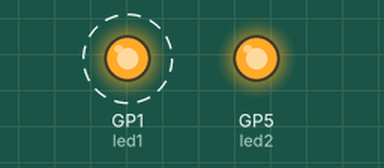
Bench run of a program on a simulated Raspberry Pi Pico running MicroPython. On the bench: output pins drawn as LEDs (lit = HIGH). Dashed ring = blinking. Threads take turns every 2 ms.

Above: at 0.2 s.
At 5.2 s:
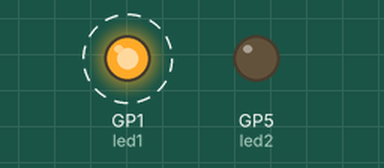
Timing chart, 0 to 6.9 s (numbered marks = the images above):
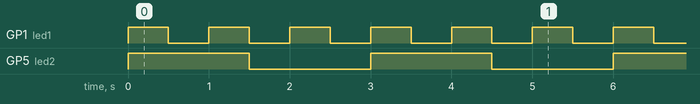

Measured:
- by itself, GP1 (led1): alternates HIGH for 0.50 s and LOW for 0.50 s
- by itself, GP5 (led2): alternates HIGH for 1.5 s and LOW for 1.5 s
- by itself, everything shown: repeats every 3.0 s, in 8 steps

The program:

thread.py
```python
# This code was written by Juhyun Kim.
import time
import machine
from machine import Pin
import _thread

# LED 핀 설정
led1 = Pin(1, Pin.OUT)
led2 = Pin(5, Pin.OUT)

# 첫 번째 LED 깜빡이기 (메인 코어에서 실행됨)
def blink_led1():
    while True:
        led1.toggle()
        time.sleep(0.5)

# 두 번째 LED 깜빡이기 (다른 코어에서 실행됨)
def blink_led2():
    while True:
        led2.toggle()
        time.sleep(1.5)

# 다른 코어에서 blink_led2 함수 실행
_thread.start_new_thread(blink_led2, ())

# 메인 코어에서 blink_led1 함수 실행
blink_led1()
```
